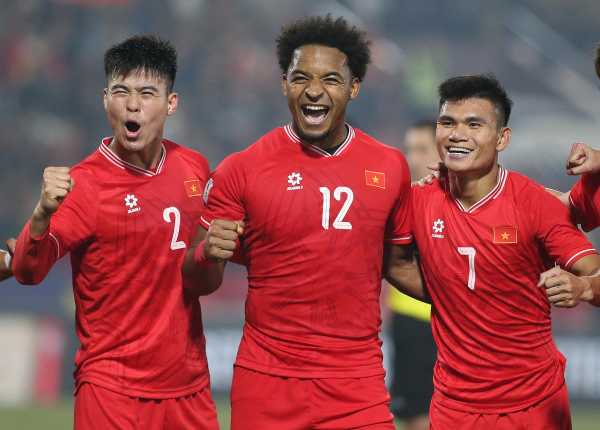
#> input picture face detection/anhcauthu.jpg, 1200 x 860 px, given in place of the camera (shown at 1/2 size)
$ jupyter execute --allow-errors bai3.ipynb
#> lines starting #> are read from the running program, lines starting #| are printed output that depends on the picture
#> further down, frame is the input picture: shape (860, 1200, 3); mean B, G, R 76.4, 73.1, 143.9
#> `gray = cv2.cvtColor(frame, cv2.COLOR_BGR2GRAY)`:
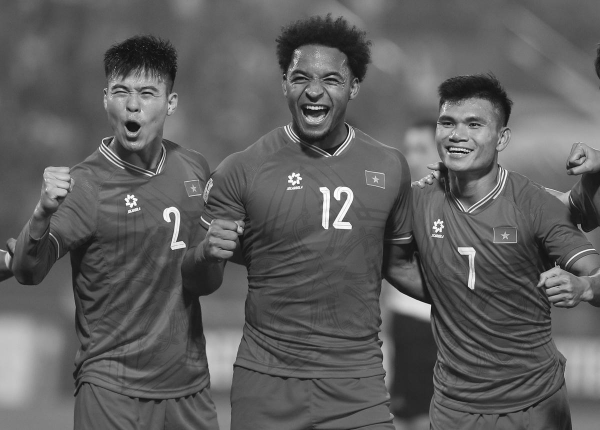
#> gray: shape (860, 1200) (shown at 1/2 size); min 0, max 255, mean 94.6
#> `face_coordinates = facecascade.detectMultiScale(gray, 1.3, 5)`: face_coordinates = [[551, 96, 155, 155], [199, 130, 136, 136], [849, 191, 146, 146]]
[cell 1]
import os
import cv2
import numpy as np
import pickle
import matplotlib.pyplot as plt

[cell 2]
def knn_predict(x_train, y_train, x_test, k=5):
    distances = np.sqrt(np.sum((x_train - x_test) ** 2, axis=1)) # Khoảng cách Euclidean
    k_nearest_indices = np.argsort(distances)[:k]           # Lấy chỉ số của k điểm gần nhất
    k_nearest_labels = [y_train[i] for i in k_nearest_indices]      # đếm nhãn xuất hiện nhiều nhất
    label, count = np.unique(k_nearest_labels, return_counts=True)
    return label[np.argmax(count)]

[cell 3]
DATASET_DIR = os.path.join(os.getcwd(), 'dataset')  # Load dữ liệu đã thu thập ở Bài tập 2
#> (the rest of this cell did not finish here and is left out)

[cell 4]
facecascade = cv2.CascadeClassifier(
    cv2.data.haarcascades + 'haarcascade_frontalface_default.xml'
)
camera = cv2.VideoCapture(0)
#> (the rest of this cell did not finish here and is left out)
